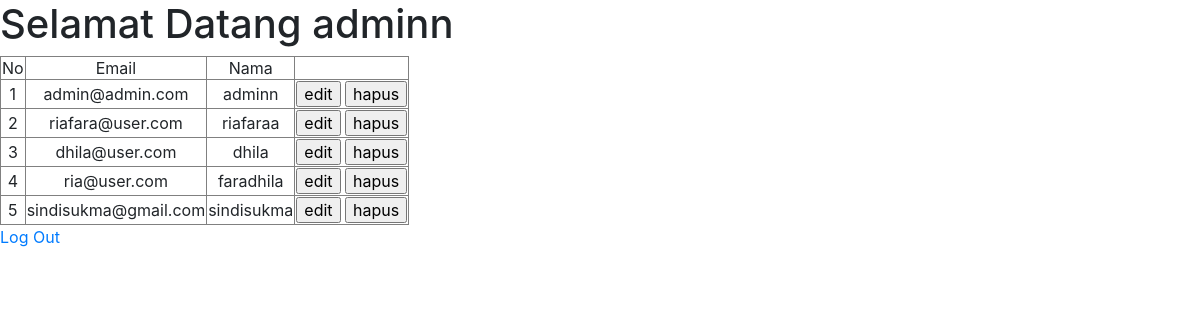
The page /home.php (signed in) on the database its author committed.
### tables this page shows
CREATE TABLE `tb_user` (
  `id` int NOT NULL,
  `user_email` varchar(50) NOT NULL,
  `user_password` varchar(50) NOT NULL,
  `user_fullname` varchar(100) NOT NULL,
  `level` tinyint NOT NULL
);

### home.php (the view, shortened to what this page needs)
<?php
require ("koneksi.php");
$sesName = $_SESSION['name'];
$sesLvl = $_SESSION['level'];
?>
<html>
<head>
        <link rel="stylesheet" href="https://cdn.jsdelivr.net/npm/bootstrap@4.3.1/dist/css/bootstrap.min.css">
</head>
    <body>
        <h1>Selamat Datang <?php echo  $sesName ;?></h1>
        <table border='1' style="text-align:center">
            <tr>
                <td>No</td>
                <td>Email</td>
                <td>Nama</td>
                <td colspan="2"></td>
            </tr>
            <?php
            $query  = "SELECT * FROM tb_user";
            $result = mysqli_query($koneksi, $query);
            $no     = 1;
            if ($sesLvl == 1){
                $dis = "";
            }else{
                $dis = "disabled";
            }
            while ($row = mysqli_fetch_array($result)){
                $userMail  = $row['user_email'];
                $userName   = $row['user_fullname'];
            ?>
            <tr>
                <td><?php echo $no; ?></td>
                <td><?php echo $userMail; ?></td>
                <td><?php echo $userName; ?></td>
                <td>
                    <a href="edit.php?id=<?php echo $row['id']; ?>">
                    <input type="button" value="edit" <?php echo $dis; ?>></a>
                    <a href="hapus.php?id=<?php echo $row['id']; ?>">
                    <input type="button" value="hapus" <?php echo $dis; ?>></a>
                </td>
            </tr>
            <?php
            $no++;
            }?>
        </table>
        <p><a href="logout.php">Log Out</a></p>
    </body>
</html>

### rows shown on the page
tb_user: user_email "admin@admin.com", user_fullname "adminn"
tb_user: user_email "riafara@user.com", user_fullname "riafaraa"
tb_user: user_email "dhila@user.com", user_fullname "dhila"
tb_user: user_email "ria@user.com", user_fullname "faradhila"
tb_user: user_email "sindisukma@gmail.com", user_fullname "sindisukma"

### other values the page prints
$sesName "adminn"
